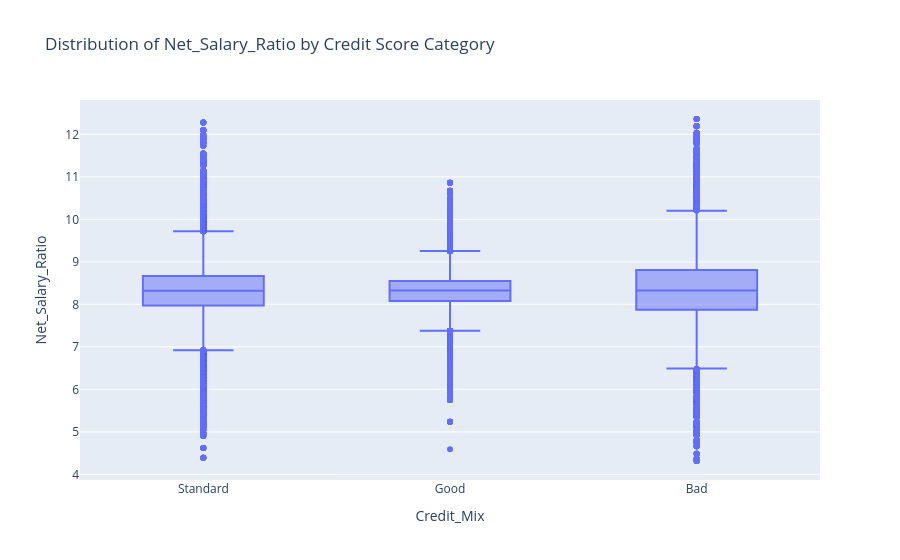

Source (notebook cell):
### Markdown cell above
La mediana de los ingresos de los clientes malos no parece significativamente diferente a los clientes Standard y a los Buenos.

### Code cell
fig_box = px.box(df, x="Credit_Mix", y=col, title=f"Distribution of {col} by Credit Score Category")
fig_box.show()

### Figure 1 — Plotly figure (JSON) as saved in the notebook; plotly's stock layout.template omitted (floating-point values rounded to 4 significant figures; data arrays with more than 128 entries replaced by an {"elided": "..."} marker saying what was removed)
{"data": [{"alignmentgroup": "True", "hovertemplate": "Credit_Mix=%{x}<br>Net_Salary_Ratio=%{y}<extra></extra>", "legendgroup": "", "marker": {"color": "#636efa"}, "name": "", "notched": false, "offsetgroup": "", "orientation": "v", "showlegend": false, "type": "box", "x": {"elided": "100000 str values"}, "x0": " ", "xaxis": "x", "y": {"elided": "100000 float values"}, "y0": " ", "yaxis": "y"}], "layout": {"boxmode": "group", "legend": {"tracegroupgap": 0}, "title": {"text": "Distribution of Net_Salary_Ratio by Credit Score Category"}, "xaxis": {"anchor": "y", "domain": [0, 1], "title": {"text": "Credit_Mix"}}, "yaxis": {"anchor": "x", "domain": [0, 1], "title": {"text": "Net_Salary_Ratio"}}}}
